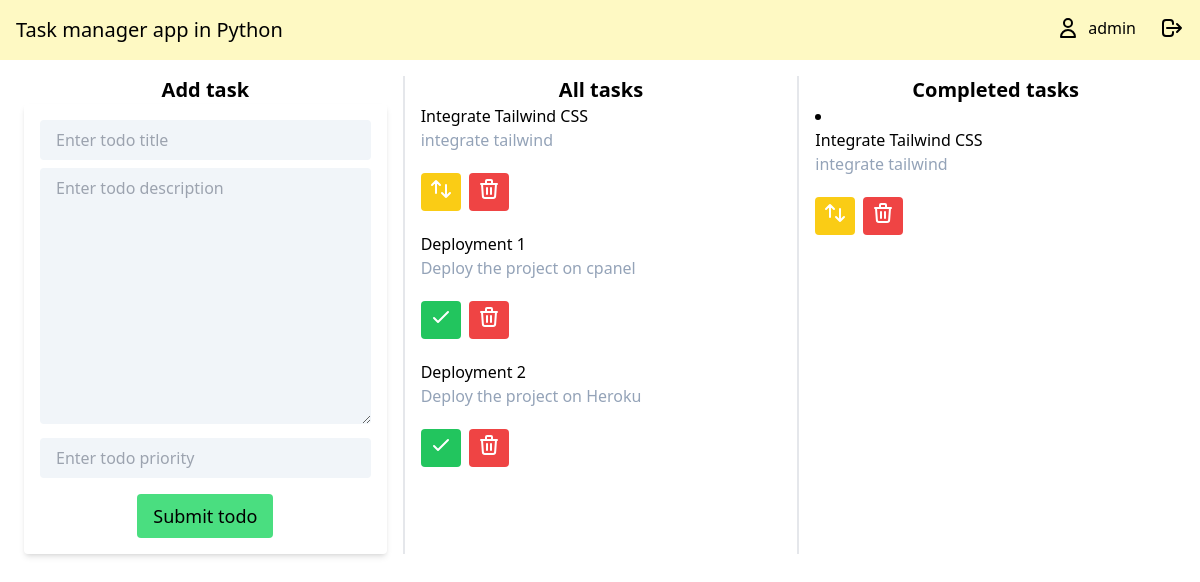
Before: / (signed in) with the older database file.
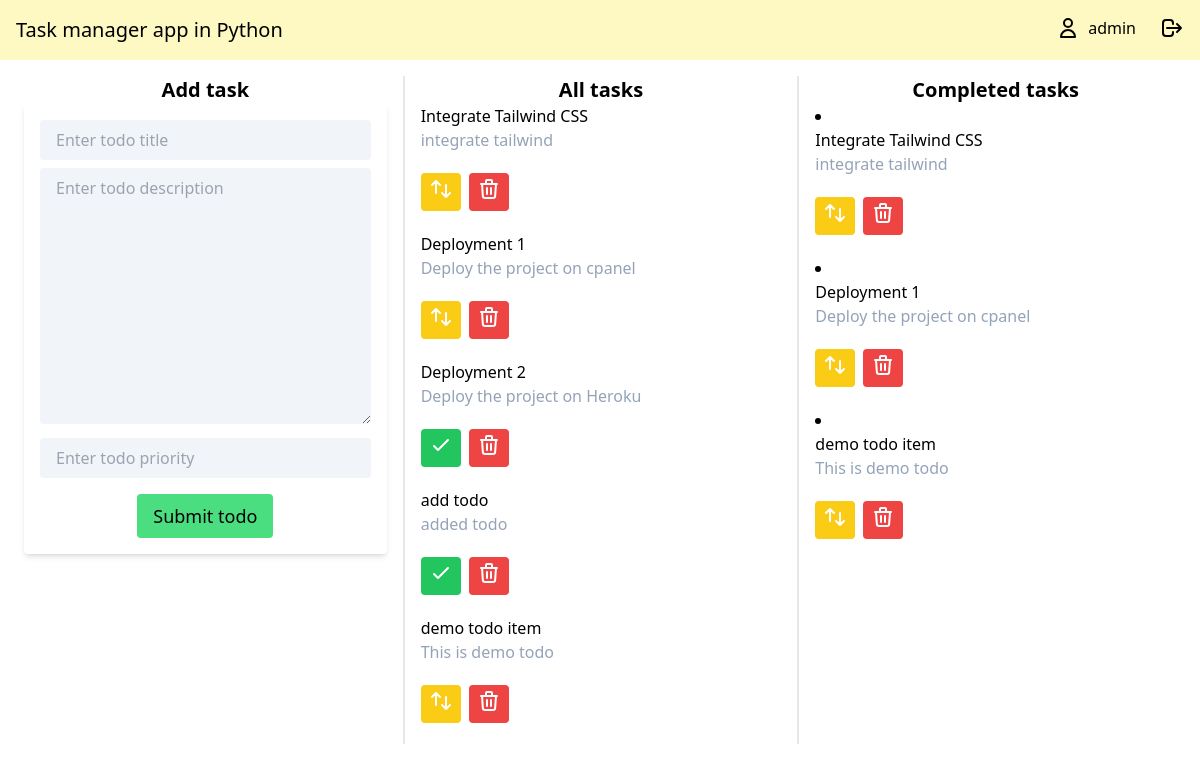
After: the same page with the newer database file.
### todoapp/models.py (models this page shows, shortened)
class TodoItem(models.Model):
    title = models.CharField(max_length=30)
    description = models.TextField(
        validators=[
        ]
    )
    priority = models.IntegerField(
        validators=[
            MaxValueValidator(10),
            MinValueValidator(0),
            validate_even,
        ]
    )
    completed = models.BooleanField()
    user = models.ForeignKey(
        User,
        on_delete=models.CASCADE,
    )

### todoapp/views.py (the view)
# urls.py: path('', homeview,name= 'home'),
@login_required(login_url='/login/')
def homeview(request):
    items = TodoItem.objects.filter(user=request.user)
    completed  = TodoItem.objects.filter(completed=True,user=request.user)
    if request.method == 'POST':
        form = TodoItemForm(request.POST)
        if form.is_valid():
            form.instance.user = request.user
            form.save()
            return redirect('home')
    else:
        form = TodoItemForm()
    context = {
        'todoitems': items,
        'completed': completed,
        'forms':form,
    }
    return render(request, 'todoapp/index.html', context)

### todoapp/forms.py
class TodoItemForm(forms.ModelForm):
    class Meta:
        model = TodoItem
        fields = ['title','description','priority','completed']
        widgets = {
            'title': forms.TextInput(
                attrs={
                    'placeholder': 'Enter todo title',
                }
            ),
            'description': forms.Textarea(
                attrs={
                    'placeholder': 'Enter todo description',
                }
            ),
            'priority': forms.NumberInput(
                attrs={
                    'placeholder': 'Enter todo priority',
                }
            ),
            'completed': forms.CheckboxInput(
                attrs={
                }
            ),
        }

### todoapp/templates/todoapp/index.html (shortened to what the changed rows need)
{% load crispy_forms_tags %}
{% load tailwind_tags %}
{% load widget_tweaks %}
<!DOCTYPE html>
<html>
<head>
    {% tailwind_css %}
</head>
<body>
    <nav class=" flex justify-between hover:bg-yellow-100 bg-slate-200 py-4">
        <h1 class="ml-4 text-xl">Task manager app in Python</h1>
        <div class="flex mr-4">
            <h2 class="ml-2 mr-6">{{request.user.username}}</h2>
        </div>
    </nav>
    <div class=" grid sm:grid-cols-3 divide-x-2 mx-2 my-4 ">
        <div class="px-4">
            <h1 class="flex justify-center text-xl font-bold">Add task</h1>
        </div>
        <div class="px-4">
            <h1 class="flex justify-center text-xl font-bold">All tasks</h1>
            <ul>
                {% for todo in todoitems  %}
                    {% if todo.completed %}
                        <li class="todoitem">
                            <div>
                                <p class="font-medium">{{todo.title}}</p>
                                <p class="text-slate-400 hover:text-black">{{todo.description}}</p>
                            </div>
                            <div class="h-20 flex items-center">
                                <a class="mr-2 bg-yellow-400 hover:bg-yellow-500 text-white py-1 px-2  rounded" href="/complete/{{todo.id}}" >
                                    <button type="submit">
                                        <svg xmlns="http://www.w3.org/2000/svg" class="h-6 w-6" fill="none" viewBox="0 0 24 24" stroke="currentColor" stroke-width="2">
                                            <path stroke-linecap="round" stroke-linejoin="round" d="M7 16V4m0 0L3 8m4-4l4 4m6 0v12m0 0l4-4m-4 4l-4-4" />
                                        </svg>
                                    </button>
                                </a>
                                <a class="bg-red-500 hover:bg-red-700 text-white py-1 px-2  rounded" href="/remove/{{todo.id}}" >
                                    <button type="submit">
                                        <svg xmlns="http://www.w3.org/2000/svg" class="h-6 w-6" fill="none" viewBox="0 0 24 24" stroke="currentColor" stroke-width="2">
                                            <path stroke-linecap="round" stroke-linejoin="round" d="M19 7l-.867 12.142A2 2 0 0116.138 21H7.862a2 2 0 01-1.995-1.858L5 7m5 4v6m4-6v6m1-10V4a1 1 0 00-1-1h-4a1 1 0 00-1 1v3M4 7h16" />
                                        </svg>
                                    </button>
                                </a>
                            </div>
                        </li>
                    {% else %}
                        <li class="todoitem">
                            <div>
                                <p class="font-medium">{{todo.title}}</p>
                                <p class="text-slate-400 hover:text-black">{{todo.description}}</p>
                            </div>
                            <div class="h-20 flex items-center">
                                <a class="mr-2 bg-green-500 hover:bg-green-700 text-white py-1 px-2  rounded" href="/complete/{{todo.id}}" >
                                    <button type="submit">
                                        <svg xmlns="http://www.w3.org/2000/svg" class="h-6 w-6" fill="none" viewBox="0 0 24 24" stroke="currentColor" stroke-width="2">
                                            <path stroke-linecap="round" stroke-linejoin="round" d="M5 13l4 4L19 7" />
                                          </svg>
                                    </button>
                                </a>
                                <a class="bg-red-500 hover:bg-red-700 text-white py-1 px-2  rounded" href="/remove/{{todo.id}}" >
                                    <button type="submit">
                                        <svg xmlns="http://www.w3.org/2000/svg" class="h-6 w-6" fill="none" viewBox="0 0 24 24" stroke="currentColor" stroke-width="2">
                                            <path stroke-linecap="round" stroke-linejoin="round" d="M19 7l-.867 12.142A2 2 0 0116.138 21H7.862a2 2 0 01-1.995-1.858L5 7m5 4v6m4-6v6m1-10V4a1 1 0 00-1-1h-4a1 1 0 00-1 1v3M4 7h16" />
                                        </svg>
                                    </button>
                                </a>
                            </div>
                        </li>
                    {% endif %}
                {% endfor %}
            </ul>
        </div>
        <div class="px-4">
            <h1 class="flex justify-center text-xl font-bold">Completed tasks</h1>
            {% for todo in completed  %}
            <li class="todoitem">
                <div>
                    <p class="font-medium">{{todo.title}}</p>
                    <p class="text-slate-400 hover:text-black">{{todo.description}}</p>
                </div>
                <div class="h-20 flex items-center">
                    <a class="mr-2 bg-yellow-400 hover:bg-yellow-500 text-white py-1 px-2  rounded" href="/complete/{{todo.id}}" >
                        <button type="submit">
                            <svg xmlns="http://www.w3.org/2000/svg" class="h-6 w-6" fill="none" viewBox="0 0 24 24" stroke="currentColor" stroke-width="2">
                                <path stroke-linecap="round" stroke-linejoin="round" d="M7 16V4m0 0L3 8m4-4l4 4m6 0v12m0 0l4-4m-4 4l-4-4" />
                            </svg>
                        </button>
                    </a>
                    <a class="bg-red-500 hover:bg-red-700 text-white py-1 px-2  rounded" href="/remove/{{todo.id}}" >
                        <button type="submit">
                            <svg xmlns="http://www.w3.org/2000/svg" class="h-6 w-6" fill="none" viewBox="0 0 24 24" stroke="currentColor" stroke-width="2">
                                <path stroke-linecap="round" stroke-linejoin="round" d="M19 7l-.867 12.142A2 2 0 0116.138 21H7.862a2 2 0 01-1.995-1.858L5 7m5 4v6m4-6v6m1-10V4a1 1 0 00-1-1h-4a1 1 0 00-1 1v3M4 7h16" />
                            </svg>
                        </button>
                    </a>
                </div>
            </li>
            {% endfor %}
        </div>
    </div>
</body>
</html>

Changed rows visible on the page:
now on one of the page's lists (row edited): TodoItem: title "Deployment 1", description "Deploy the project on cpanel"
changed TodoItem "Deployment 1": completed False → True (drawn)
added TodoItem: title "add todo", description "added todo", shown under "All tasks"
added TodoItem: title "demo todo item", description "This is demo todo"
